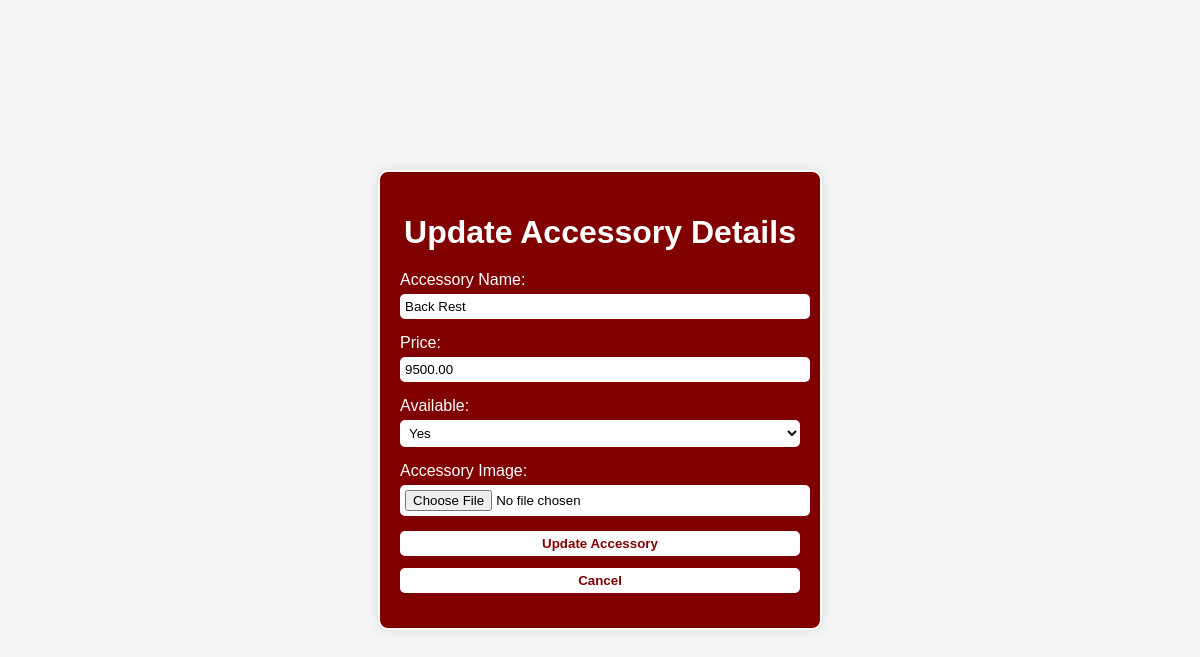
Page /admin/updateAccessory.php?id=6 on the committed database.
### tables this page shows
CREATE TABLE `accessories` (
  `AID` int(11) NOT NULL,
  `accessory_name` varchar(255) NOT NULL,
  `accessory_image` varchar(255) NOT NULL,
  `price` decimal(10,2) NOT NULL,
  `available` varchar(255) NOT NULL
);

### admin/updateAccessory.php (the view, shortened to what this page needs)
<?php
require_once('../config/constant.php');
if(isset($_GET['id'])){
    $aID = $_GET['id'];
    $query = "SELECT * FROM accessories WHERE AID = $aID";
    $result = mysqli_query($conn, $query);
    if(mysqli_num_rows($result) == 1){
        $accessory = mysqli_fetch_assoc($result);
    } else {
        echo "Accessory not found.";
        exit;
    }
} else {
    echo "No Accessory ID provided.";
    exit;
}
?>
<!DOCTYPE html>
<html lang="en">
<head>
</head>
<body>
    <div class="update-form-container">
        <h1>Update Accessory Details</h1>
        <form action="updateAccessoryProcess.php" method="post" enctype="multipart/form-data">
            <label for="Model">Accessory Name:</label>
            <input type="text" name="accessory_name" value="<?php echo $accessory['accessory_name']; ?>" required><br>
            <label for="Price">Price:</label>
            <input type="number" name="price" value="<?php echo $accessory['price']; ?>" required><br>
            <label for="Available">Available:</label>
            <select name="Available" required>
                <option value="Y" <?php echo $accessory['available'] == 'Y' ? 'selected' : ''; ?>>Yes</option>
            </select><br>
            <label for="accessory_image">Accessory Image:</label>
            <input type="file" name="accessory_image"><br>
            <button type="submit">Update Accessory</button>
        </form>
        <button class="cancel-button"><a href="accessory.php">Cancel</a></button>
    </div>
</body>
</html>

### admin/updateAccessory.php (style rules this page uses)
body { font-family: Arial, sans-serif; background-color: #f4f4f4; display: flex; justify-content: center; align-items: center; height: 100vh; margin: 0; }
.update-form-container { background-color: maroon; color: white; padding: 20px; border: 2px solid white; border-radius: 10px; width: 400px; box-shadow: 0 0 10px rgba(0, 0, 0, 0.1); }
.update-form-container h1 { text-align: center; margin-bottom: 20px; }
.update-form-container label { display: block; margin-bottom: 5px; }
.update-form-container input, .update-form-container select, .update-form-container textarea, .update-form-container button { width: 100%; padding: 5px; margin-bottom: 15px; border: none; border-radius: 5px; }
.update-form-container input, .update-form-container select, .update-form-container textarea { background-color: white; color: black; }
.update-form-container button { background-color: white; color: maroon; font-weight: bold; cursor: pointer; transition: background-color 0.3s; }
.update-form-container .cancel-button { background-color: white; color: maroon; font-weight: bold; cursor: pointer; transition: background-color 0.3s; margin-top: -10px; margin-bottom: 15px; }
.update-form-container .cancel-button a { text-decoration: none; color: maroon; display: block; width: 100%; text-align: center; }

### rows in the picture
accessories: accessory_name "Back Rest", price "9500.00", Available "Yes"
